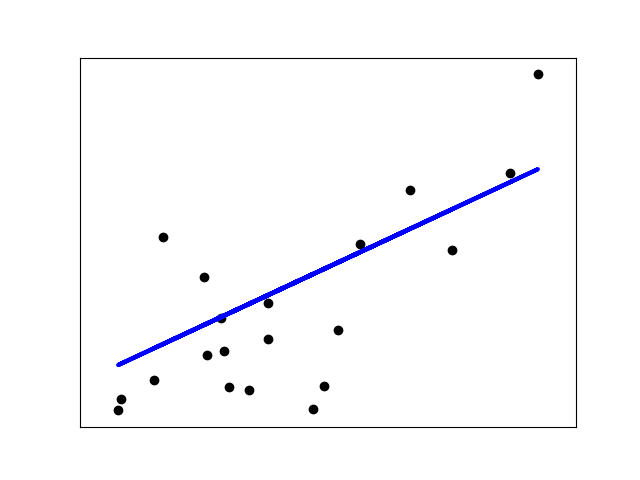

The script that saved this image:

import Tkinter
import tkMessageBox
import matplotlib.pyplot as plt
import numpy as np
from sklearn import datasets, linear_model
from sklearn.metrics import mean_squared_error, r2_score
import os
import matplotlib as mpl
if os.environ.get('DISPLAY','') == '':
    print('\nWARNING\nno display found. Using non-interactive Agg backend\n')
    mpl.use('Agg')
import matplotlib.pyplot as plt
# Load the diabetes dataset
diabetes_X, diabetes_y = datasets.load_diabetes(return_X_y=True)

# Use only one feature
diabetes_X = diabetes_X[:, np.newaxis, 2]

# Split the data into training/testing sets
diabetes_X_train = diabetes_X[:-20]
diabetes_X_test = diabetes_X[-20:]

# Split the targets into training/testing sets
diabetes_y_train = diabetes_y[:-20]
diabetes_y_test = diabetes_y[-20:]

# Create linear regression object
regr = linear_model.LinearRegression()

# Train the model using the training sets
regr.fit(diabetes_X_train, diabetes_y_train)

# Make predictions using the testing set
diabetes_y_pred = regr.predict(diabetes_X_test)

# The coefficients
print'Coefficients:' , regr.coef_
# The mean squared error
print('Mean squared error: %.2f'
      % mean_squared_error(diabetes_y_test, diabetes_y_pred))
# The coefficient of determination: 1 is perfect prediction
print('Coefficient of determination: %.2f'
      % r2_score(diabetes_y_test, diabetes_y_pred))
print('\n')
# Plot outputs
plt.scatter(diabetes_X_test, diabetes_y_test,  color='black')
plt.plot(diabetes_X_test, diabetes_y_pred, color='blue', linewidth=3)

plt.xticks(())
plt.yticks(())

plt.savefig('linear.png')

